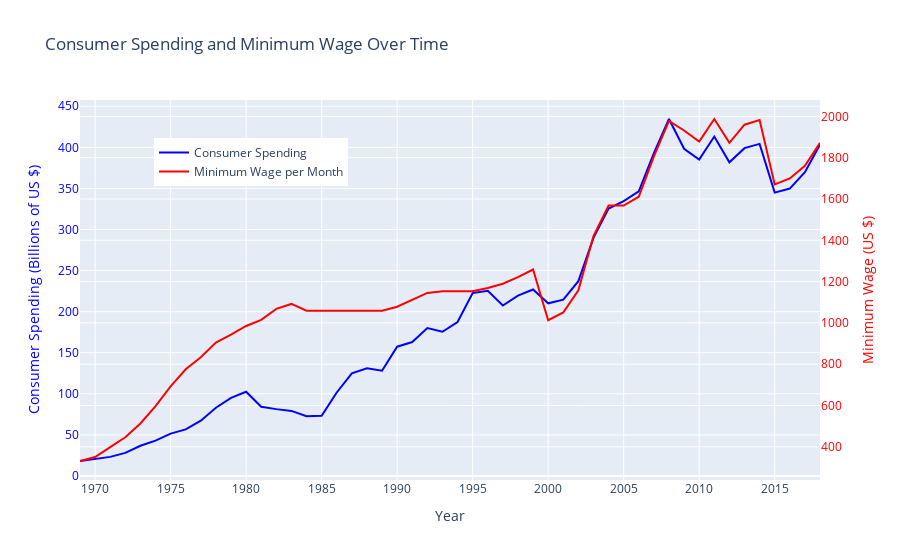

Notebook source saved alongside this figure:
### Markdown cell above
## Consumer spending and Minimum wage in the Netherlands
The plot below presents the trends in consumer spending and minimum wage over several decades. The blue line represents consumer spending in billions of US dollars, while the red line shows the minimum wage per month in US dollars. This visualization aims to explore the potential correlation between the minimum wage and consumer spending patterns over time.

### Code cell
import pandas as pd
import plotly.graph_objects as go
import plotly.express as px

# Exchange rates from euros to dollars for each year. Source : https://www.macrotrends.net/2548/euro-dollar-exchange-rate-historical-chart
exchange_rates = {
    1969: 1.1747, 1970: 1.1747, 1971: 1.1747, 1972: 1.1747, 1973: 1.1747, 1974: 1.1747, 1975: 1.1747,
    1976: 1.1747, 1977: 1.1747, 1978: 1.1747, 1979: 1.1747, 1980: 1.1747, 1981: 1.1747, 1982: 1.1747,
    1983: 1.1747, 1984: 1.1747, 1985: 1.1747, 1986: 1.1747, 1987: 1.1747, 1988: 1.1747, 1989: 1.1747,
    1990: 1.1747, 1991: 1.1747, 1992: 1.1747, 1993: 1.1747, 1994: 1.1747, 1995: 1.1747, 1996: 1.1747,
    1997: 1.1747, 1998: 1.1747, 1999: 1.1747, 2000: 0.92, 2001: 0.90, 2002: 0.95, 2003: 1.13, 2004: 1.24,
    2005: 1.24, 2006: 1.26, 2007: 1.38, 2008: 1.47, 2009: 1.39, 2010: 1.33, 2011: 1.39, 2012: 1.29,
    2013: 1.33, 2014: 1.33, 2015: 1.11, 2016: 1.11, 2017: 1.13, 2018: 1.18
}

def convert_euro_to_dollar(year, amount_euro):
    return amount_euro * exchange_rates.get(year, 1)

def plot_consumer_spending_and_minimum_wage():
    minimum_wage_df = pd.read_csv("minimum_wage_data.csv")
    consumer_spending_df = pd.read_csv("netherlands-consumer-spending.csv")

    consumer_spending_df['year'] = consumer_spending_df['year'].str[:4]
    minimum_wage_df['year'] = minimum_wage_df['year'].astype(int)
    consumer_spending_df['year'] = consumer_spending_df['year'].astype(int)

    minimum_wage_df['minimum wage per month (dollar)'] = minimum_wage_df.apply(
        lambda row: convert_euro_to_dollar(row['year'], row['minimum wage per month (euro)']), axis=1
    )

    merged_df = pd.merge(consumer_spending_df, minimum_wage_df, on='year')

    fig = go.Figure()

    fig.add_trace(go.Scatter(x=merged_df['year'], y=merged_df[' Billions of US $'],
                             mode='lines', name='Consumer Spending',
                             line=dict(color='blue', width=2),
                             yaxis='y1'))

    fig.add_trace(go.Scatter(x=merged_df['year'], y=merged_df['minimum wage per month (dollar)'],
                             mode='lines', name='Minimum Wage per Month',
                             line=dict(color='red', width=2),
                             yaxis='y2'))

    fig.update_layout(
        title='Consumer Spending and Minimum Wage Over Time',
        xaxis_title='Year',
        yaxis=dict(
            title='Consumer Spending (Billions of US $)',
            titlefont=dict(color='blue'),
            tickfont=dict(color='blue')
        ),
        yaxis2=dict(
            title='Minimum Wage (US $)',
            titlefont=dict(color='red'),
            tickfont=dict(color='red'),
            overlaying='y',
            side='right'        ),
        legend=dict(x=0.1, y=0.9),
        height=600
    )

    fig.show()

plot_consumer_spending_and_minimum_wage()

### Figure 1 — Plotly figure (JSON) as saved in the notebook; plotly's stock layout.template omitted (floating-point values rounded to 4 significant figures)
{"data": [{"line": {"color": "blue", "width": 2}, "mode": "lines", "name": "Consumer Spending", "type": "scatter", "x": [1969, 1970, 1971, 1972, 1973, 1974, 1975, 1976, 1977, 1978, 1979, 1980, 1981, 1982, 1983, 1984, 1985, 1986, 1987, 1988, 1989, 1990, 1991, 1992, 1993, 1994, 1995, 1996, 1997, 1998, 1999, 2000, 2001, 2002, 2003, 2004, 2005, 2006, 2007, 2008, 2009, 2010, 2011, 2012, 2013, 2014, 2015, 2016, 2017, 2018], "y": [18.21, 20.36, 23.21, 28.05, 36.75, 43.0, 51.56, 56.66, 67.3, 83.11, 95.15, 102.5, 84.15, 81.37, 79.21, 72.82, 73.33, 101.6, 124.9, 131.0, 128.1, 157.4, 163.1, 180.0, 175.6, 187.3, 222.6, 225.3, 207.5, 219.4, 227.0, 210.1, 214.6, 237.1, 289.8, 325.4, 334.5, 346.4, 393.1, 434.5, 398.3, 385.1, 413.2, 381.8, 399.0, 404.2, 344.9, 349.8, 369.7, 403.4], "yaxis": "y"}, {"line": {"color": "red", "width": 2}, "mode": "lines", "name": "Minimum Wage per Month", "type": "scatter", "x": [1969, 1970, 1971, 1972, 1973, 1974, 1975, 1976, 1977, 1978, 1979, 1980, 1981, 1982, 1983, 1984, 1985, 1986, 1987, 1988, 1989, 1990, 1991, 1992, 1993, 1994, 1995, 1996, 1997, 1998, 1999, 2000, 2001, 2002, 2003, 2004, 2005, 2006, 2007, 2008, 2009, 2010, 2011, 2012, 2013, 2014, 2015, 2016, 2017, 2018], "y": [331.4, 350.5, 398.3, 446.3, 513.1, 597.0, 692.6, 775.8, 834.0, 905.0, 943.8, 985.4, 1015.0, 1068.0, 1092.0, 1060.0, 1060.0, 1060.0, 1060.0, 1060.0, 1060.0, 1078.0, 1111.0, 1145.0, 1153.0, 1153.0, 1153.0, 1169.0, 1190.0, 1222.0, 1258.0, 1013.0, 1051.0, 1158.0, 1420.0, 1568.0, 1568.0, 1611.0, 1806.0, 1978.0, 1932.0, 1878.0, 1987.0, 1872.0, 1960.0, 1982.0, 1670.0, 1699.0, 1761.0, 1872.0], "yaxis": "y2"}], "layout": {"autosize": true, "legend": {"x": 0.1, "y": 0.9}, "title": {"text": "Consumer Spending and Minimum Wage Over Time"}, "xaxis": {"autorange": true, "range": [1969, 2018], "title": {"text": "Year"}, "type": "linear"}, "yaxis": {"autorange": true, "range": [-4.915, 457.6], "tickfont": {"color": "blue"}, "title": {"font": {"color": "blue"}, "text": "Consumer Spending (Billions of US $)"}, "type": "linear"}, "yaxis2": {"autorange": true, "overlaying": "y", "range": [239.4, 2079.0], "side": "right", "tickfont": {"color": "red"}, "title": {"font": {"color": "red"}, "text": "Minimum Wage (US $)"}, "type": "linear"}}}
